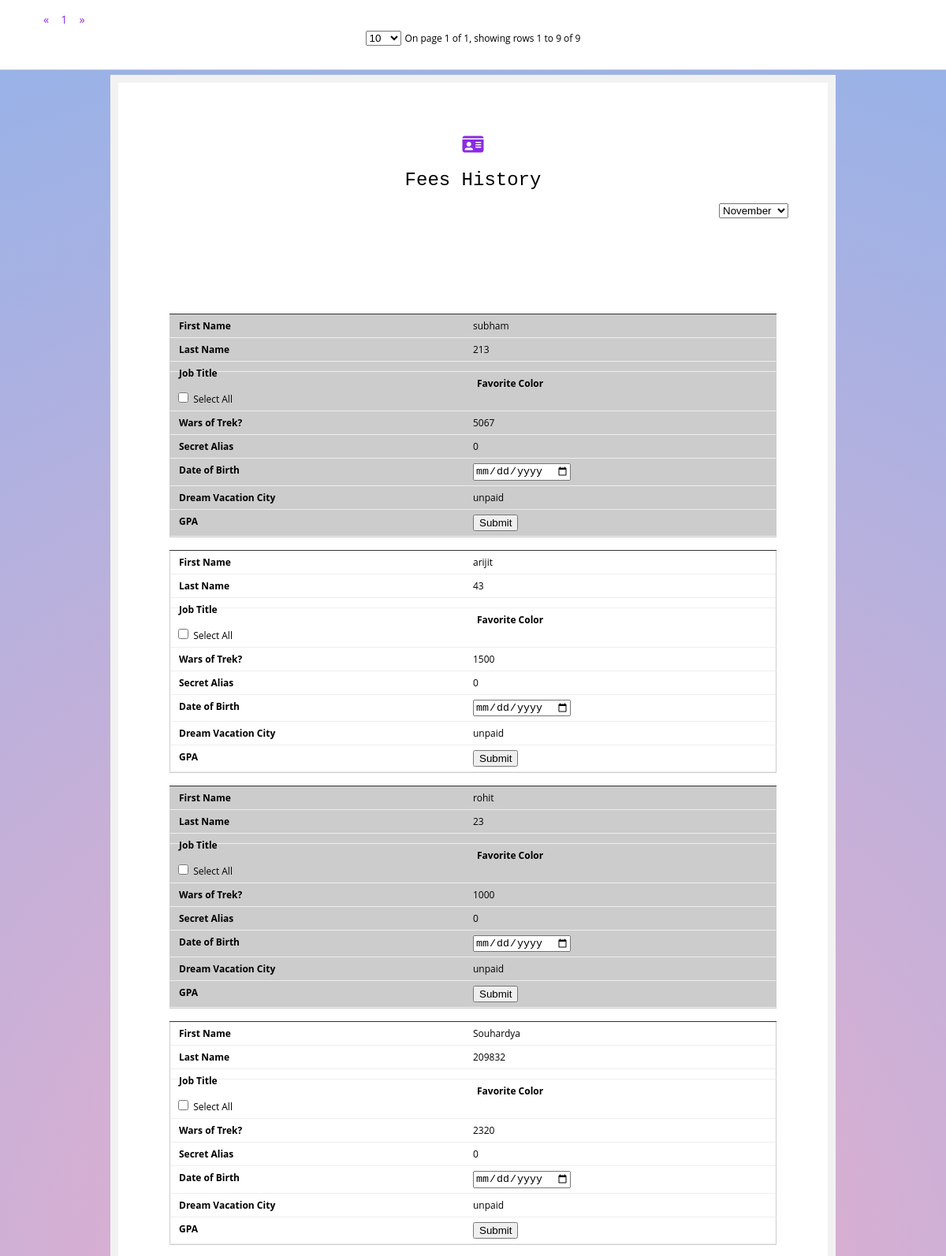
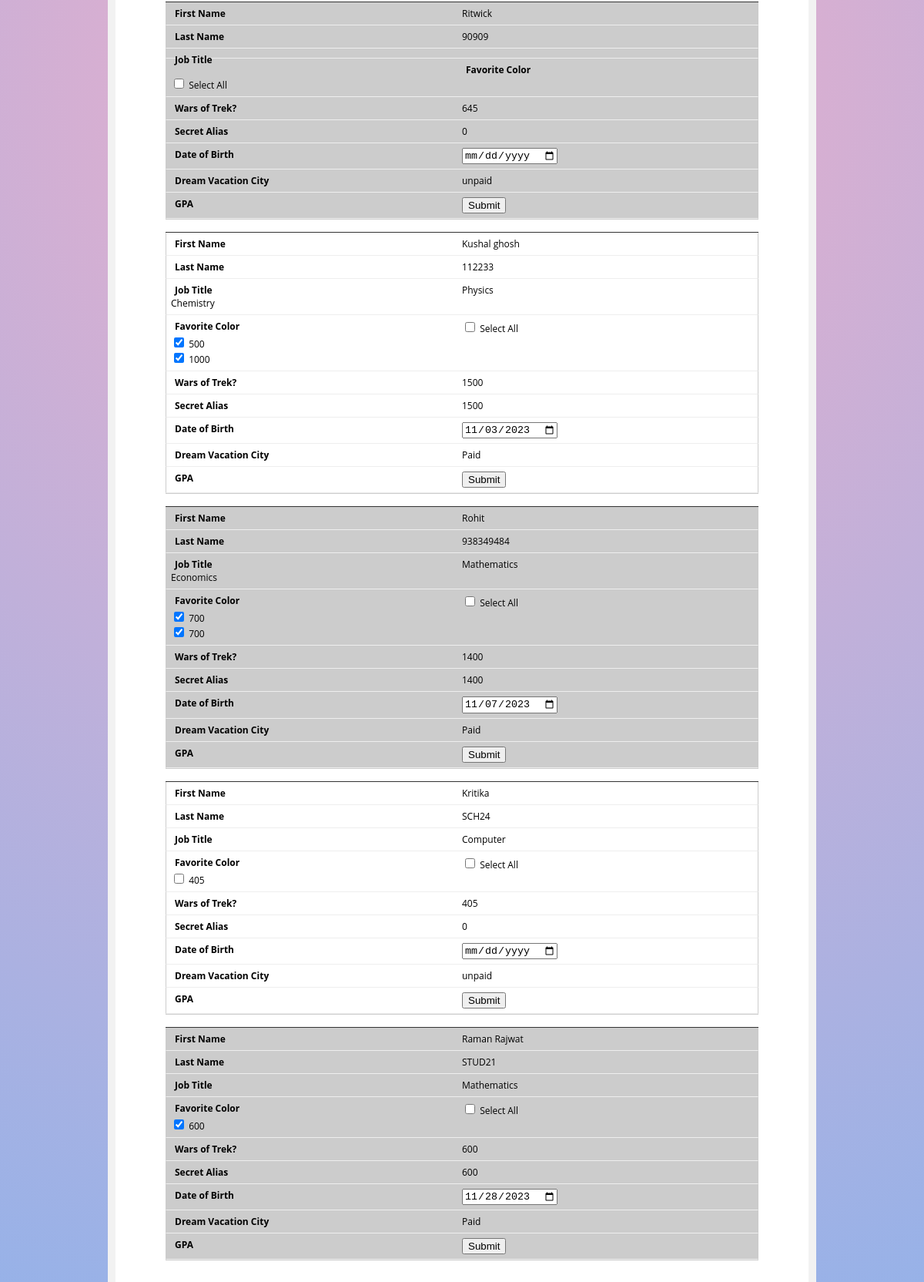
The page /fees_history.php on the database its author committed (2 pictures, top to bottom).
### tables this page shows
CREATE TABLE `student_activity` (
  `Activity_id` int(11) NOT NULL,
  `Student_id` int(50) NOT NULL,
  `Category_id` int(50) NOT NULL,
  `Subject_group_id` int(255) NOT NULL,
  `Subject_id` int(50) NOT NULL,
  `Actual_fees` int(50) NOT NULL,
  `Joining_date` date NOT NULL,
  `Month` varchar(20) NOT NULL,
  `Teacher_id` int(50) NOT NULL,
  `Status` char(1) NOT NULL DEFAULT 'Y'
);

CREATE TABLE `subject_master` (
  `Subject_id` int(11) NOT NULL,
  `Subject_name` varchar(500) NOT NULL,
  `Category_id` int(11) NOT NULL,
  `Subject_group_id` int(250) NOT NULL,
  `Status` varchar(25) NOT NULL
);

### fees_history.php (the view, shortened to what this page needs)
<?php
include("conn.php");
if(empty($_REQUEST['month'])){
    $curr_month=date("m");
}
else{
    $curr_month=$_REQUEST['month'];
}
$sql=mysqli_query($conn,"SELECT `student_activity`.`Student_id` AS 'id',`Student_name`,`Student_reg_no`,SUM(`Actual_fees`) AS 'Fees' FROM `student_registration` INNER JOIN  `student_activity` ON `student_registration`.`Student_id`=`student_activity`.`Student_id` GROUP BY `student_activity`.`Student_id`");
?>
<!DOCTYPE html>
<html lang="en">
<head>
    <link rel = "stylesheet" href="https://cdnjs.cloudflare.com/ajax/libs/font-awesome/6.1.1/css/all.min.css" />
    <link rel="stylesheet"  href="student_list.css">
</head>
<body>
<div class="form-box">
  <h1><a href="index.php"><i class="fa-sharp fa-solid fa-id-card"></i></a></h1>
  <h1>Fees History</h1>
<div style="display:flex;justify-content:end">
<select onchange="month(this.value)">
<option value="11" <?php if($curr_month=="11") echo "selected"; ?>>November</option>
</select>
</div>
<div id="DataTable">
  <div id="table_box_bootstrap"></div>
  <table>
    <tbody class="scroll-pane">
        <?php $i=0;  while($arr=mysqli_fetch_array($sql)){?>
        <tr>
            <?php
            $paid=0;
            $id=$arr['id'];
            $query=mysqli_query($conn,"SELECT * FROM `fees_history` WHERE `student_id`='$id' AND `month` LIKE '%$curr_month'");
            $lat_date=mysqli_fetch_array(mysqli_query($conn,"SELECT MAX(date) AS 'date' FROM `fees_history` WHERE `student_id`='$id' AND `month` LIKE '%$curr_month'"));
            if($lat_date)
            {
                $lat_date=$lat_date['date'];
            }
            $arr_it=array();
            while($fees=mysqli_fetch_array($query))
            {
                array_push($arr_it,$fees['subject_id']);
            }
            ?>
        <td  id="id-<?php echo $i ?>" data-id="<?php echo $arr['id']; ?>"><?php echo $arr['Student_name'] ?></td>
        <td><?php echo $arr['Student_reg_no'] ?></td>
        <?php
        $subject=mysqli_query($conn,"SELECT * FROM `student_activity` INNER JOIN `subject_master` ON `student_activity`.`Subject_id`=`subject_master`.`Subject_id` WHERE `Student_id`='$id'");
        ?>
        <td>
            <?php while($sub=mysqli_fetch_array($subject)){
                echo $sub['Subject_name']."<br/>";
                }?>
        </td>
        <td><?php
        $subject=mysqli_query($conn,"SELECT * FROM `student_activity` INNER JOIN `subject_master` ON `student_activity`.`Subject_id`=`subject_master`.`Subject_id` WHERE `Student_id`='$id'");
         ?>
         <input type="checkbox" class="fees_all-<?php echo $i ?>" onclick="select_all(<?php echo $i ?>)" value="<?php echo $arr['Fees'] ?>"> Select All <br>
        <?php
        while($sub2=mysqli_fetch_array($subject)){ ?>
              <input type="checkbox" class="fees-<?php echo $i ?>"  data-sub='<?php echo $sub2['Subject_id'] ?>' value="<?php echo $sub2['Actual_fees'] ?>" onclick="fees(this,<?php echo $i ?>)" <?php if(in_array($sub2['Subject_id'] ,$arr_it)) { echo "checked"; $paid+=$sub2['Actual_fees']; } ?> > <?php echo  $sub2['Actual_fees']; ?><br/>
             <?php   }?>
                </td>
        <td><?php echo $arr['Fees'] ?></td>
        <td id="paid-<?php  echo $i  ?>"><?php echo $paid; ?></td>
        <td><input type="date" class="date-<?php echo $i ?>" <?php if($lat_date){ ?> value="<?php echo $lat_date ?>" <?php } ?>></td>
        <td><?php echo  $paid==0 ?  "unpaid" : ($paid<$arr['Fees'] ?  "Partially Paid" :  "Paid"); ?></td>
        <td><input type="button" value="Submit" onclick="submit(<?php echo $i ?>)"></td>
        </tr>
        <?php $i++; } ?>
  </tbody>
</table>
</div>
        </div>
</body>
</html>

### student_list.css (style rules this page uses)
body { counter-reset: my-sec-counter; font-family: 'Open Sans', sans-serif; font-size: 12px; background: rgb(238,174,202); background: radial-gradient(circle, rgba(238,174,202,1) 0%, rgba(148,178,233,1) 100%); margin-top: 95px; }
.form-box { max-width: 800px; margin: auto; padding: 50px; background: #ffffff; border: 10px solid #f2f2f2; }
h1 { text-align: center; font-family:Arial, Helvetica, sans-serif; font: 2em "typewriter", monospace; align-self: center; }
#DataTable { position:relative; padding: 15px; box-sizing: border-box; }
table { width: 100%; border-collapse: collapse; }
td, th { padding: 6px; border: 1px solid #ccc; text-align: left; box-sizing: border-box; }
tr:nth-of-type(odd) { background: #eee; }
@media only screen 
      and (max-width: 760px), (min-device-width: 768px) 
      and (max-device-width: 1024px) { table { margin-top: 106px; } }
@media only screen 
      and (max-width: 760px), (min-device-width: 768px) 
      and (max-device-width: 1024px) { table, thead, tbody, th, td, tr { display: block; } }
@media only screen 
      and (max-width: 760px), (min-device-width: 768px) 
      and (max-device-width: 1024px) { tr { margin: 0 0 1rem 0; overflow: auto; border-bottom: 1px solid #ccc; } }
@media only screen 
      and (max-width: 760px), (min-device-width: 768px) 
      and (max-device-width: 1024px) { tbody tr:before { counter-increment: my-sec-counter; content: ""; background-color:#333; display: block; height: 1px; } }
@media only screen 
      and (max-width: 760px), (min-device-width: 768px) 
      and (max-device-width: 1024px) { tr:nth-child(odd) { background: #ccc; } }
@media only screen 
      and (max-width: 760px), (min-device-width: 768px) 
      and (max-device-width: 1024px) { td { border: none; border-bottom: 1px solid #eee; margin-right: 0%; display: block; border-right: 1px solid #ccc; border-left: 1px solid #ccc; box-sizing:border-box; } }
@media only screen 
      and (max-width: 760px), (min-device-width: 768px) 
      and (max-device-width: 1024px) { td:before { font-weight: bold; width: 50%; float:left; box-sizing:border-box; padding-left: 5px; } }
@media only screen 
      and (max-width: 760px), (min-device-width: 768px) 
      and (max-device-width: 1024px) { td:nth-of-type(1):before { content: "First Name"; } }
@media only screen 
      and (max-width: 760px), (min-device-width: 768px) 
      and (max-device-width: 1024px) { td:nth-of-type(2):before { content: "Last Name"; } }
@media only screen 
      and (max-width: 760px), (min-device-width: 768px) 
      and (max-device-width: 1024px) { td:nth-of-type(3):before { content: "Job Title"; } }
@media only screen 
      and (max-width: 760px), (min-device-width: 768px) 
      and (max-device-width: 1024px) { td:nth-of-type(4):before { content: "Favorite Color"; } }
@media only screen 
      and (max-width: 760px), (min-device-width: 768px) 
      and (max-device-width: 1024px) { td:nth-of-type(5):before { content: "Wars of Trek?"; } }
@media only screen 
      and (max-width: 760px), (min-device-width: 768px) 
      and (max-device-width: 1024px) { td:nth-of-type(6):before { content: "Secret Alias"; } }
@media only screen 
      and (max-width: 760px), (min-device-width: 768px) 
      and (max-device-width: 1024px) { td:nth-of-type(7):before { content: "Date of Birth"; } }
@media only screen 
      and (max-width: 760px), (min-device-width: 768px) 
      and (max-device-width: 1024px) { td:nth-of-type(8):before { content: "Dream Vacation City"; } }
@media only screen 
      and (max-width: 760px), (min-device-width: 768px) 
      and (max-device-width: 1024px) { td:nth-of-type(9):before { content: "GPA"; } }
a { color: blueviolet; }

### rows shown on the page
student_activity: Subject.Subject_name "Physics", Actual_fees "500"
student_activity: Subject.Subject_name "Chemistry", Actual_fees "1000"
subject_master: Subject_id "☑"
subject_master: Subject_id "☑"
student_activity: Subject.Subject_name "Mathematics", Actual_fees "700"
student_activity: Subject.Subject_name "Economics", Actual_fees "700"
subject_master: Subject_id "☑"
subject_master: Subject_id "☑"
student_activity: Subject.Subject_name "Computer", Actual_fees "405"
student_activity: Subject.Subject_name "Mathematics", Actual_fees "600"

### other values the page prints
$arr['Student_name'] "subham"
$arr['Student_reg_no'] "213"
$arr['Fees'] "5067"
$paid "0"
$arr['Student_name'] "arijit"
$arr['Student_reg_no'] "43"
$arr['Fees'] "1500"
$arr['Student_name'] "rohit"
$arr['Student_reg_no'] "23"
$arr['Fees'] "1000"
$arr['Student_name'] "Souhardya"
$arr['Student_reg_no'] "209832"
$arr['Fees'] "2320"
$arr['Student_name'] "Ritwick"
$arr['Student_reg_no'] "90909"
